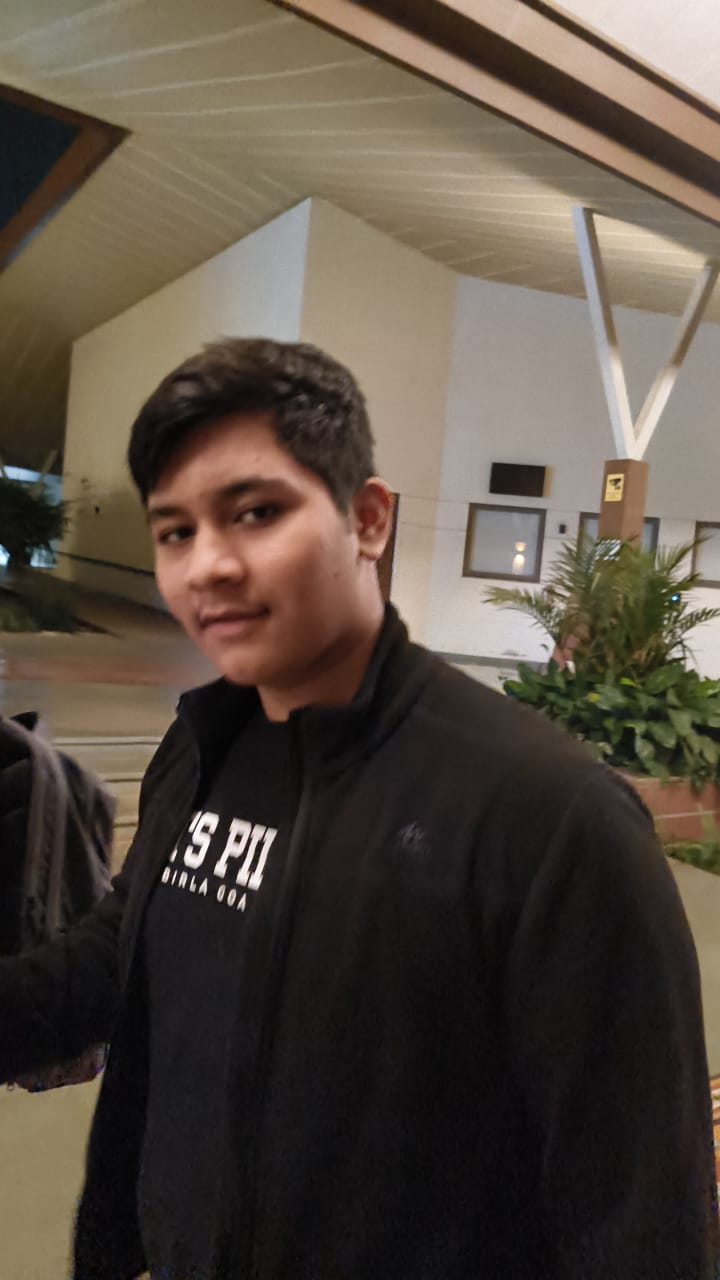
//> input picture build/training_faces/Anirudh/IMG-20241126-WA0004.jpg, 720 x 1280 px; its folder holds 3 pictures in this run
$ ./main   (built with g++ and OpenCV 4)
//> lines starting //> are read from the running program, lines starting //| are printed output that depends on the picture; pictures that were not available may be replaced by others from this repository, and a replacement may not be noted
#include <iostream>
#include <vector>
#include <string>
#include <iomanip>
#include <sstream>
#include <filesystem> // C++17 for directory iteration

#include <opencv2/opencv.hpp>
#include <opencv2/highgui.hpp>
#include <opencv2/imgproc.hpp>
#include <opencv2/objdetect.hpp>
#include <opencv2/face.hpp> // Required for FaceRecognizer

namespace fs = std::filesystem; // For easier use of filesystem

// --- Constants ---
const std::string FACE_CASCADE_PATH = "/System/Volumes/Data/opt/homebrew/Cellar/opencv/4.11.0_1/share/opencv4/haarcascades/haarcascade_frontalface_default.xml";
const cv::Size SIDEBAR_FACE_SIZE(300, 300);
const std::string TRAINING_DATA_PATH = "training_faces"; // Directory to store training images
const double RECOGNITION_THRESHOLD = 80.0; // Adjust this threshold for better/worse matching

// Function to get training images and labels
// Assumes directory structure: TRAINING_DATA_PATH/label_name/image.jpg
// E.g., training_faces/Alice/1.jpg, training_faces/Alice/2.jpg, training_faces/Bob/1.jpg
void read_training_data(const std::string& path, std::vector<cv::Mat>& images, std::vector<int>& labels, std::vector<std::string>& label_names) {
//> called with path = "training_faces"
    int current_label_id = 0;
    std::map<std::string, int> name_to_label_id; // Map names to integer labels

    for (const auto& entry : fs::directory_iterator(path)) {
        if (entry.is_directory()) {
            std::string person_name = entry.path().filename().string();
            if (name_to_label_id.find(person_name) == name_to_label_id.end()) {
                name_to_label_id[person_name] = current_label_id++;
                label_names.push_back(person_name); // Store name corresponding to label_id
            }
            int label = name_to_label_id[person_name];

            for (const auto& img_entry : fs::directory_iterator(entry.path())) {
                if (img_entry.is_regular_file()) {
                    cv::Mat img = cv::imread(img_entry.path().string(), cv::IMREAD_GRAYSCALE);
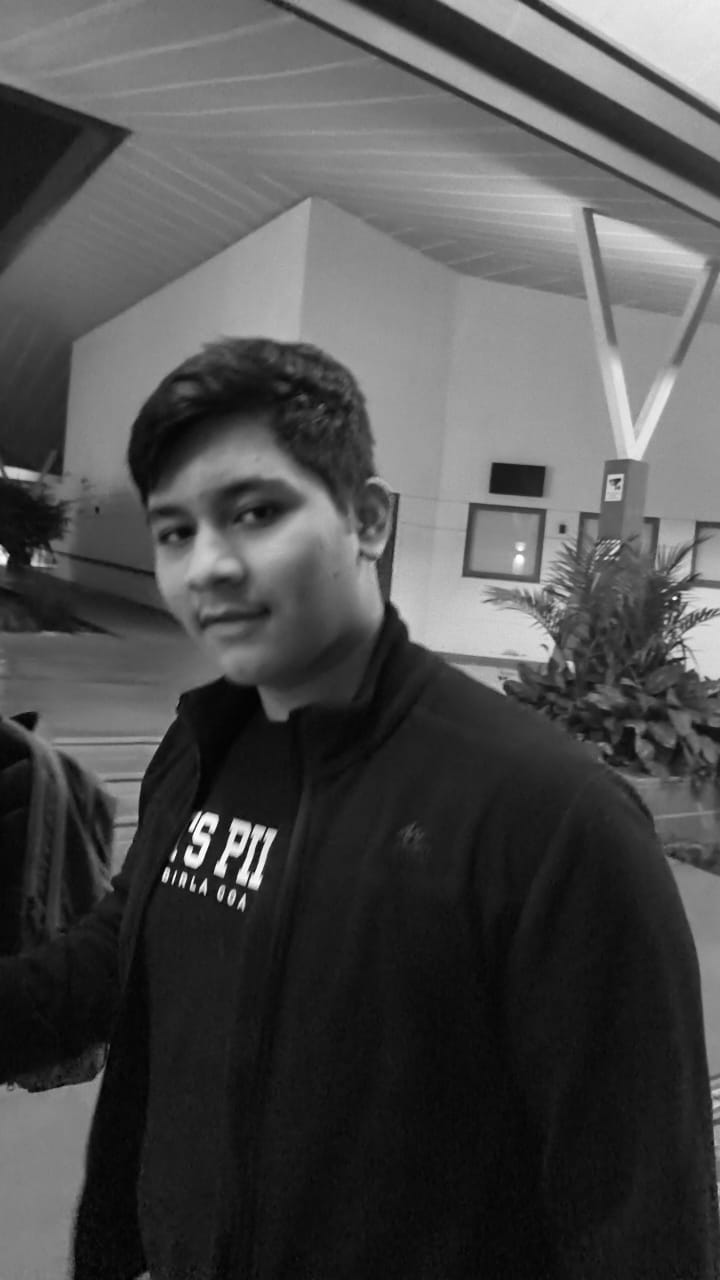
//> img: 1280 rows x 720 cols, CV_8UC1; min 0, max 255, mean 78.6
                    if (!img.empty()) {
                        images.push_back(img);
                        labels.push_back(label);
                    } else {
                        std::cerr << "Warning: Could not read image " << img_entry.path().string() << std::endl;
                    }
                }
            }
        }
    }
    std::cout << "Loaded " << images.size() << " training images from " << label_names.size() << " individuals." << std::endl;
}


int main() {
    // 1. --- INITIALIZATION ---
    cv::VideoCapture cap(0);
    if (!cap.isOpened()) {
        std::cerr << "Error: Could not open camera." << std::endl;
        return -1;
    }
    cv::CascadeClassifier face_detect;
    if (!face_detect.load(FACE_CASCADE_PATH)){
        std::cerr << "Error: Could not load face cascade from " << FACE_CASCADE_PATH << std::endl;
        return -1;
    }

    // --- Face Recognition Setup ---
    cv::Ptr<cv::face::FaceRecognizer> model = cv::face::LBPHFaceRecognizer::create();
    std::vector<cv::Mat> training_images;
    std::vector<int> training_labels;
    std::vector<std::string> label_names; // Maps integer label to actual name

    // Load training data and train the model
    try {
        read_training_data(TRAINING_DATA_PATH, training_images, training_labels, label_names);
        if (training_images.empty() || training_labels.empty()) {
            std::cerr << "Error: No training data found. Please create '" << TRAINING_DATA_PATH << "' with subdirectories for each person (e.g., training_faces/Alice/1.jpg)." << std::endl;
            // Optionally, allow running in detection-only mode if no training data
            // Or exit if recognition is mandatory. For now, we'll exit.
            return -1;
        }
        model->train(training_images, training_labels);
        std::cout << "FaceRecognizer model trained successfully." << std::endl;
    } catch (const fs::filesystem_error& e) {
        std::cerr << "Filesystem error accessing training data: " << e.what() << std::endl;
        std::cerr << "Please ensure '" << TRAINING_DATA_PATH << "' exists and contains training data." << std::endl;
        return -1;
    } catch (const cv::Exception& e) {
        std::cerr << "OpenCV error during training: " << e.what() << std::endl;
        return -1;
    }


    cv::Mat frame;
    cv::Size recognition_face_size(100, 100); // Standardize face size for recognition input

    // 2. --- MAIN PROCESSING LOOP ---
    while (true) {
        int64 start_time = cv::getTickCount();

        if (!cap.read(frame)){
            std::cerr << "Error: Could not read frame from camera." << std::endl;
            break;
        }
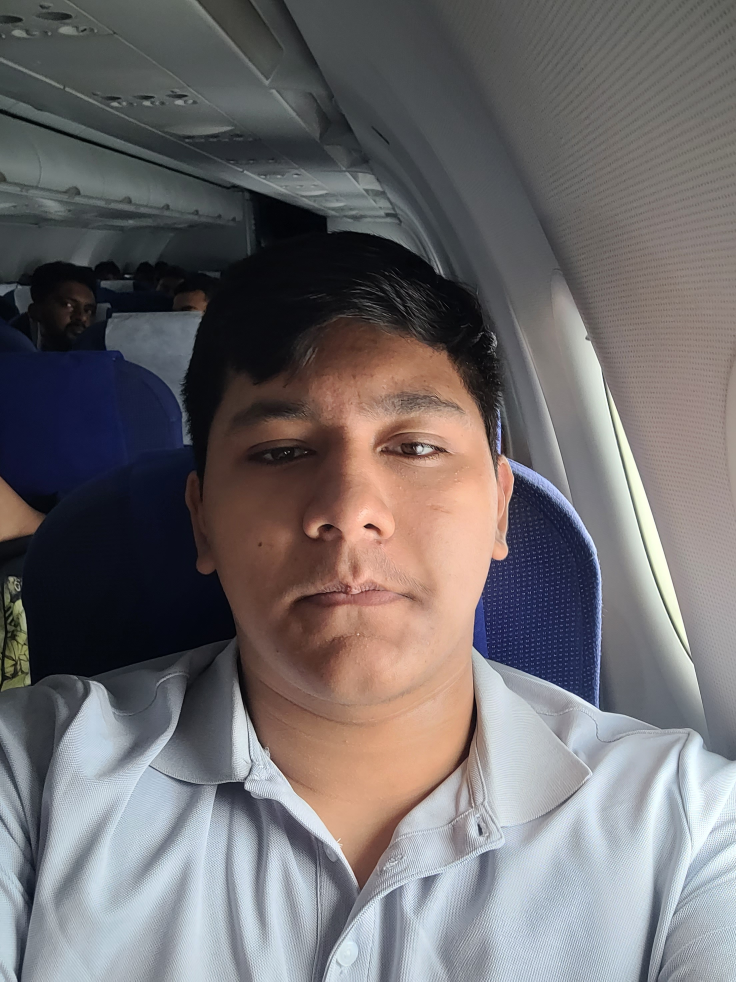
//> input picture build/training_faces/Anirudh/20250529_134731.jpg, 2208 x 2944 px, given in place of the camera (shown at 1/3 size)
//> frame is the input picture: 2944 rows x 2208 cols, CV_8UC3; mean B, G, R 109, 107.4, 111.4

        // --- Pre-processing for Detection ---
        cv::Mat gray_frame;
        cv::cvtColor(frame, gray_frame, cv::COLOR_BGR2GRAY);
        cv::equalizeHist(gray_frame, gray_frame);
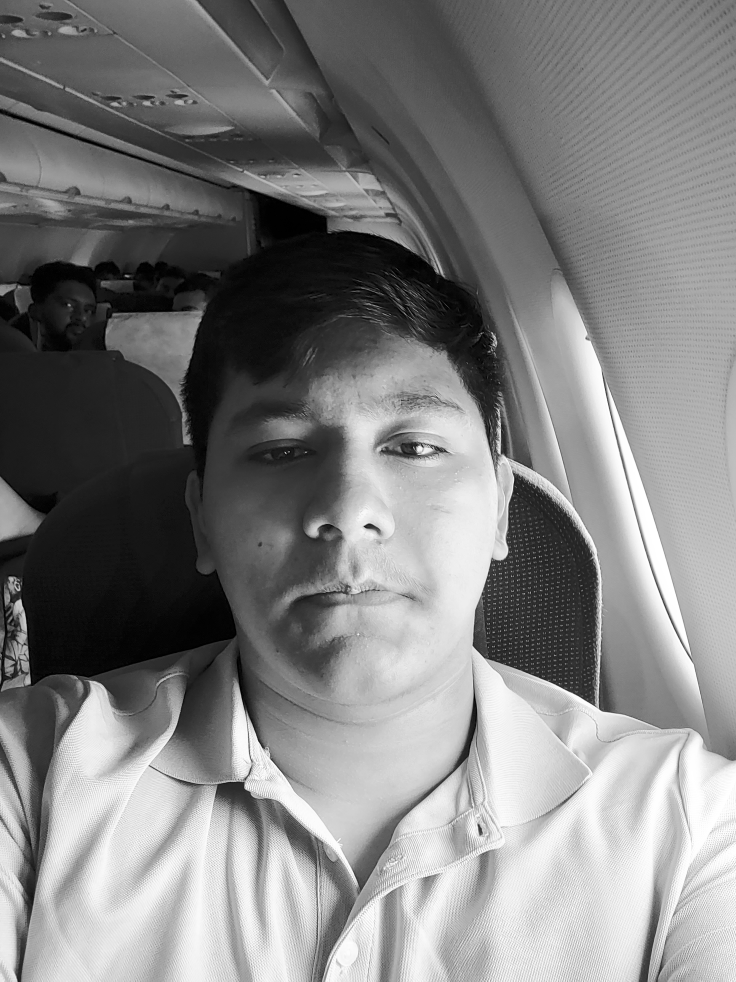
//> gray_frame: 2944 rows x 2208 cols, CV_8UC1 (shown at 1/3 size); min 0, max 255, mean 128.1

        // --- Face Detection ---
        std::vector<cv::Rect> faces;
        face_detect.detectMultiScale(gray_frame, faces, 1.1, 5, 0, cv::Size(30, 30));
//> faces = 4 Rects (x, y, width, height): [33, 1909, 61, 61], [119, 2195, 357, 357], [1061, 2536, 336, 336], [535, 978, 1052, 1052]

        // --- Analysis: Find the largest face ---
        int largest_face_index = -1;
        double max_area = 0.0;
        for (size_t i = 0; i < faces.size(); ++i) {
            double area = faces[i].area();
            if (area > max_area) {
                max_area = area;
                largest_face_index = static_cast<int>(i);
            }
        }
//> this loop made 4 passes
//> (area, max_area) on passes 1, 2, 4: (3721, 3721), (127449, 127449), (1106704, 1106704)
//> area on pass 3: 112896
//> after the loop, max_area = 1106704; largest_face_index = 3

        // --- Drawing Logic for all detected faces on the main frame ---
        for (size_t i = 0; i < faces.size(); ++i) {
            cv::Scalar face_rect_color = (static_cast<int>(i) == largest_face_index) ? cv::Scalar(50, 250, 50) : cv::Scalar(50, 50, 250);
            cv::rectangle(frame, faces[i], face_rect_color, 3);

            // --- Crosshair ---
            cv::Point center(faces[i].x + faces[i].width / 2, faces[i].y + faces[i].height / 2);
            int crosshair_size = faces[i].width / 20;
            cv::line(frame, cv::Point(center.x - crosshair_size, center.y), cv::Point(center.x + crosshair_size, center.y), cv::Scalar(0, 255, 255), 2);
            cv::line(frame, cv::Point(center.x, center.y - crosshair_size), cv::Point(center.x, center.y + crosshair_size), cv::Scalar(0, 255, 255), 2);

            // --- Facial Recognition for each detected face ---
            cv::Mat face_roi = gray_frame(faces[i]);
            cv::Mat resized_face;
            cv::resize(face_roi, resized_face, recognition_face_size, 0, 0, cv::INTER_AREA);

            int predicted_label = -1;
            double confidence = 0.0;
            model->predict(resized_face, predicted_label, confidence);

            std::string recognized_name = "Unknown";
            cv::Scalar text_color = cv::Scalar(0, 0, 255); // Red for unknown

            if (predicted_label != -1 && confidence < RECOGNITION_THRESHOLD) {
                 if (static_cast<size_t>(predicted_label) < label_names.size()) {
                    recognized_name = label_names[predicted_label];
                    text_color = cv::Scalar(0, 255, 0); // Green for known
                 }
            }

            // Display name and confidence
            std::stringstream reco_ss;
            reco_ss << recognized_name;
            if (recognized_name != "Unknown") {
                 reco_ss << " (" << std::fixed << std::setprecision(0) << confidence << ")";
            }

            cv::putText(frame, reco_ss.str(), cv::Point(faces[i].x, faces[i].y - 10),
                        cv::FONT_HERSHEY_DUPLEX, 0.7, text_color, 2);
        }
//> this loop made 4 passes
//> (face_rect_color, center, crosshair_size, confidence) on passes 1 to 4: (Scalar(50, 50, 250), Point(63, 1939), 3, 113.8), (Scalar(50, 50, 250), Point(297, 2373), 17, 128.3), (Scalar(50, 50, 250), Point(1229, 2704), 16, 124.2), (Scalar(50, 250, 50), Point(1061, 1504), 52, 103.7)
//> pass 1, `cv::resize(face_roi, resized_face, recognition_face_size, 0, 0, cv::IN..`:
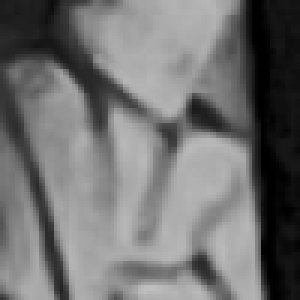
//> resized_face: 100 rows x 100 cols, CV_8UC1 (shown 3 times larger); min 0, max 191, mean 113.1
//> pass 2, `cv::Mat face_roi = gray_frame(faces[i]);`:
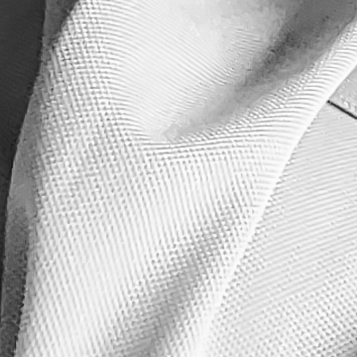
//> face_roi: 357 rows x 357 cols, CV_8UC1; min 22, max 255, mean 199.5

        // --- Performance and Info Display on the main frame ---
        double ms = (static_cast<double>(cv::getTickCount()) - start_time) / cv::getTickFrequency() * 1000.0;
        std::stringstream ss;
        ss << "Faces: " << faces.size() << " | Time: " << std::fixed << std::setprecision(2) << ms << " ms";
        cv::putText(frame, ss.str(), cv::Point(10, 30), cv::FONT_HERSHEY_DUPLEX, 0.8, cv::Scalar(255, 255, 255), 1);

        // --- Final View Composition (sidebar for closest face) ---
        cv::Mat final_view = frame;

        if (largest_face_index != -1) {
            cv::Mat canvas(frame.rows, frame.cols + SIDEBAR_FACE_SIZE.width, frame.type(), cv::Scalar(0, 0, 0));
            frame.copyTo(canvas(cv::Rect(0, 0, frame.cols, frame.rows)));
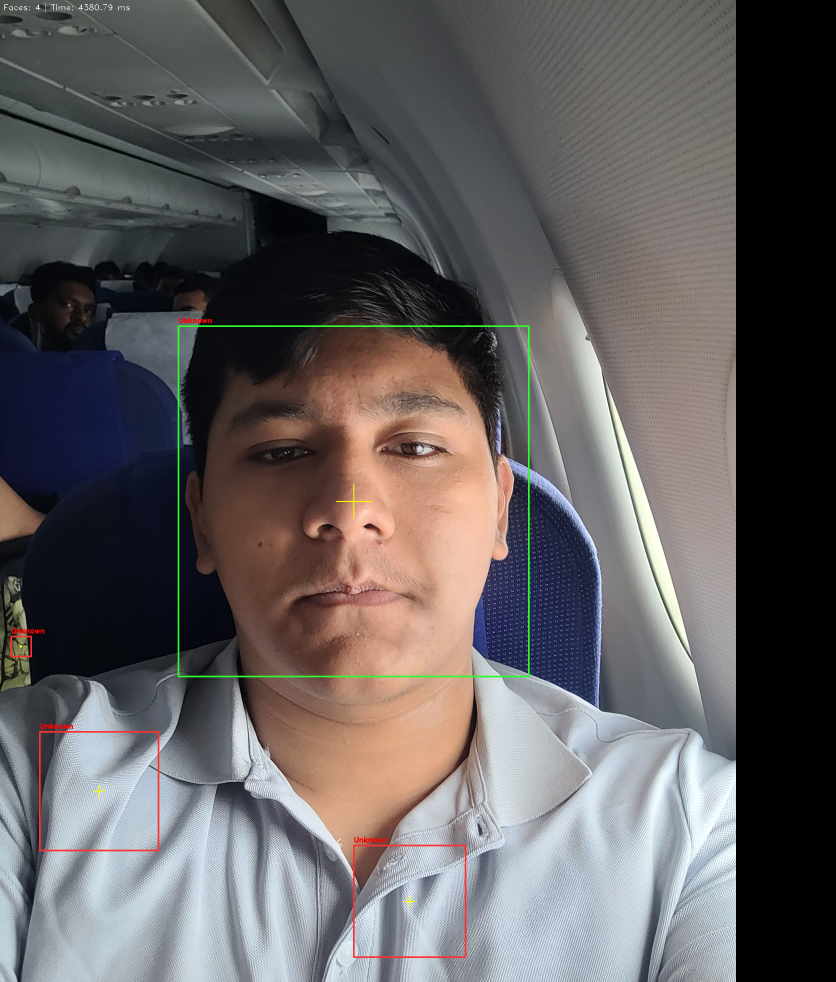
//> canvas: 2944 rows x 2508 cols, CV_8UC3 (shown at 1/3 size); mean B, G, R 95.7, 94.9, 98.3

            cv::Rect largest_face_rect = faces[largest_face_index];
//> largest_face_rect = Rect(535, 978, 1052, 1052)
            cv::Mat closest_face_display = frame(largest_face_rect).clone();
            cv::resize(closest_face_display, closest_face_display, SIDEBAR_FACE_SIZE, 0, 0, cv::INTER_AREA);
//> closest_face_display: 300 rows x 300 cols, CV_8UC3

            cv::putText(closest_face_display, "Closest Face", cv::Point(10, 25), cv::FONT_HERSHEY_DUPLEX, 0.8, cv::Scalar(255, 255, 255), 1);
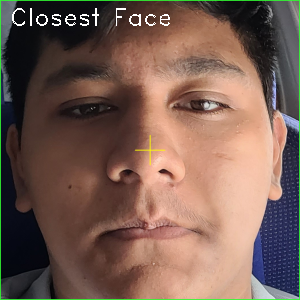
//> closest_face_display: 300 rows x 300 cols, CV_8UC3; mean B, G, R 82.9, 93.9, 120.1
            closest_face_display.copyTo(canvas(cv::Rect(frame.cols, 0, SIDEBAR_FACE_SIZE.width, SIDEBAR_FACE_SIZE.height)));

            final_view = canvas;
        }

        // 3. --- DISPLAY AND EXIT ---
        cv::imshow("Face Recognition", final_view);

        if (cv::waitKey(1) == 27) { // Exit on ESC key
//> the Esc key is pressed
            break;
        }
    }

    // 4. --- CLEANUP ---
    cap.release();
    cv::destroyAllWindows();

    return 0;
}
